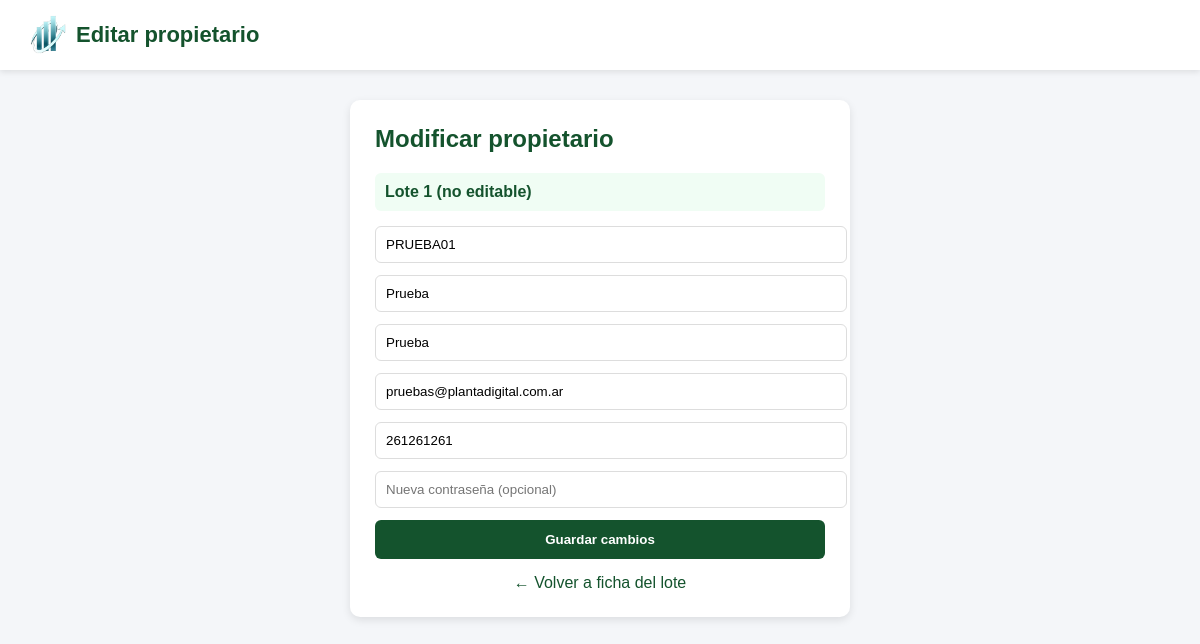
The page /cambiar-propietario/12/ (signed in) on the database its author committed.
### core/models.py (models this page shows, shortened)
class Propiedad(models.Model):
    barrio = models.ForeignKey(Barrio, on_delete=models.CASCADE)
    numero_lote = models.CharField(max_length=50)
    propietario = models.ForeignKey(Usuario, on_delete=models.CASCADE)
    contrato = models.FileField(upload_to='contratos/', null=True, blank=True)

class Usuario(AbstractUser):
    ROLES = (
        ('superadmin', 'Super Admin'),
        ('admin', 'Administrador Barrio'),
        ('propietario', 'Propietario'),
    )
    rol = models.CharField(max_length=20, choices=ROLES)
    barrio = models.ForeignKey(Barrio, on_delete=models.CASCADE, null=True, blank=True)
    celular = models.CharField(max_length=20, blank=True)

### core/decorators.py (the view)
    def wrapper(request, *args, **kwargs):
        if not request.user.is_authenticated:
            return redirect('login')
        if request.user.rol not in ['admin', 'superadmin']:
            return redirect('login')
        return view_func(request, *args, **kwargs)

### core/views.py (called while the page is built, shortened)
@admin_barrio_required
def cambiar_propietario(request, lote_id):
    propiedad = Propiedad.objects.select_related("propietario").get(id=lote_id)
    usuario = propiedad.propietario
    return render(request, "cambiar_propietario.html", {
        "propiedad": propiedad,
        "usuario": usuario
    })

### core/templates/cambiar_propietario.html (shortened to what this page needs)
{% load static %}
<!DOCTYPE html>
<html>
<head>
</head>
<body>
<div class="header">
<div class="logo-area">
<img src="{% static 'img/logo_planta_digital.png' %}">
<div class="logo-text">Editar propietario</div>
</div>
</div>
<div class="container">
<div class="card">
<h2>Modificar propietario</h2>
<div class="lote">
Lote {{ propiedad.numero_lote }} (no editable)
</div>
<form method="POST">
<input type="text" name="username" value="{{ usuario.username }}" placeholder="Usuario">
<input type="text" name="nombre" value="{{ usuario.first_name }}" placeholder="Nombre">
<input type="text" name="apellido" value="{{ usuario.last_name }}" placeholder="Apellido">
<input type="email" name="email" value="{{ usuario.email }}" placeholder="Email">
<input type="text" name="celular" value="{{ usuario.celular }}" placeholder="Celular">
<input type="password" name="password" placeholder="Nueva contraseña (opcional)">
<button type="submit">
Guardar cambios
</button>
</form>
<a class="volver" href="/lote/{{ propiedad.id }}/">
← Volver a ficha del lote
</a>
</div>
</div>
</body>
</html>

### core/templates/cambiar_propietario.html (style rules this page uses)
body { font-family:Arial; background:#f4f6f9; margin:0; }
.header { background:white; padding:15px 30px; display:flex; align-items:center; box-shadow:0 2px 6px rgba(0,0,0,0.1); }
.logo-area { display:flex; align-items:center; }
.logo-area img { height:40px; margin-right:10px; }
.logo-text { font-size:22px; font-weight:bold; color:#14532d; }
.container { max-width:500px; margin:auto; padding:30px; }
.card { background:white; padding:25px; border-radius:10px; box-shadow:0 3px 8px rgba(0,0,0,0.1); }
.card h2 { margin-top:0; color:#14532d; }
input { width:100%; padding:10px; margin-bottom:12px; border-radius:6px; border:1px solid #ddd; }
.lote { background:#f0fdf4; padding:10px; border-radius:6px; margin-bottom:15px; font-weight:bold; color:#14532d; }
button { background:#14532d; color:white; border:none; padding:12px; border-radius:6px; width:100%; font-weight:bold; cursor:pointer; }
.volver { display:block; text-align:center; margin-top:15px; color:#14532d; text-decoration:none; }

### rows shown on the page
Propiedad: numero_lote "1"
Usuario: username "PRUEBA01", nombre "Prueba", apellido "Prueba", email "pruebas@plantadigital.com.ar", celular "261261261"
